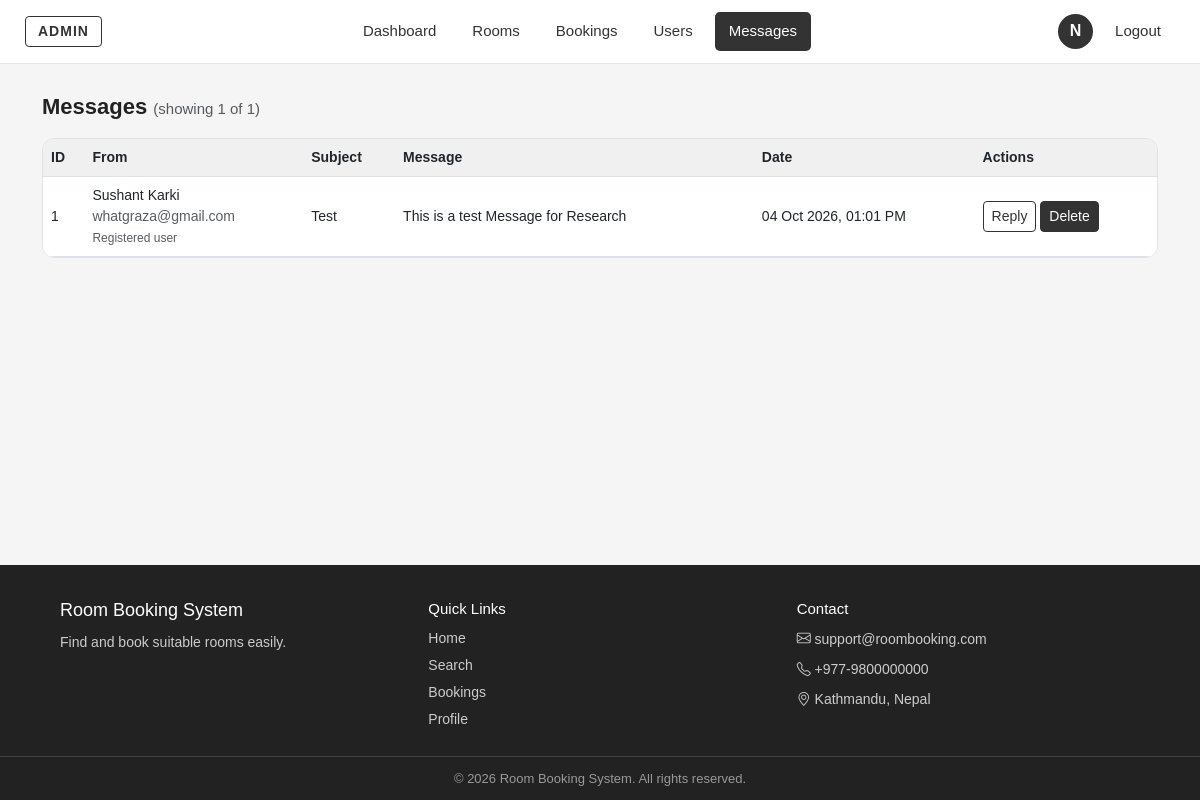
/Admins/manage_messages.php (signed in), run on the app's committed database.
### tables this page shows
CREATE TABLE `contact_messages` (
  `message_id` int(11) NOT NULL,
  `user_id` int(11) DEFAULT NULL,
  `full_name` varchar(100) NOT NULL,
  `email` varchar(100) NOT NULL,
  `subject` varchar(100) NOT NULL,
  `message` text NOT NULL,
  `created_at` timestamp NOT NULL DEFAULT current_timestamp()
);

### Admins/manage_messages.php (the view, shortened to what this page needs)
<?php
include "admin_header.php";
$show = 10;
$result = mysqli_query($conn, "SELECT COUNT(*) FROM contact_messages");
$total_messages = mysqli_fetch_row($result)[0];
$stmt = mysqli_prepare($conn, "SELECT * FROM contact_messages ORDER BY message_id DESC LIMIT ?");
mysqli_stmt_bind_param($stmt, "i", $show);
mysqli_stmt_execute($stmt);
$messages = mysqli_stmt_get_result($stmt);
?>
<div class="page-top">
    <h1 class="page-title">Messages <span class="text-muted" style="font-size:15px; font-weight:normal;">
        (showing <?php echo min($show, $total_messages); ?> of <?php echo $total_messages; ?>)</span></h1>
</div>
<div class="table-box">
    <table class="table align-middle">
        <thead>
            <tr>
                <th>ID</th>
                <th>From</th>
                <th>Subject</th>
                <th>Message</th>
                <th>Date</th>
                <th>Actions</th>
            </tr>
        </thead>
        <tbody>
        <?php if (mysqli_num_rows($messages) > 0) { ?>
            <?php while ($message = mysqli_fetch_assoc($messages)) { ?>
            <tr>
                <td><?php echo (int) $message['message_id']; ?></td>
                <td>
                    <?php echo htmlspecialchars($message['full_name']); ?><br>
                    <span class="text-muted"><?php echo htmlspecialchars($message['email']); ?></span><br>
                    <span class="text-muted" style="font-size:12px;">
                        <?php echo ($message['user_id'] != null) ? 'Registered user' : 'Guest'; ?>
                    </span>
                </td>
                <td><?php echo htmlspecialchars($message['subject']); ?></td>
                <td style="min-width:260px; max-width:420px;">
                    <?php echo nl2br(htmlspecialchars($message['message'])); ?>
                </td>
                <td class="text-nowrap"><?php echo date('d M Y, h:i A', strtotime($message['created_at'])); ?></td>
                <td class="text-nowrap">
                    <a href="mailto:<?php echo htmlspecialchars($message['email']); ?>?subject=<?php echo rawurlencode('Re: ' . $message['subject']); ?>"
                       class="btn btn-outline-dark btn-sm">Reply</a>
                    <form method="POST" action="manage_messages.php" class="d-inline"
                          onsubmit="return confirm('Are you sure you want to delete this message?');">
                        <button type="submit" name="delete_message" class="btn btn-dark btn-sm">Delete</button>
                    </form>
                </td>
            </tr>
            <?php } ?>
        <?php } else { ?>
            <tr><td colspan="6" class="text-center text-muted">No messages yet.</td></tr>
        <?php } ?>
        </tbody>
    </table>
</div>
</div>
<?php $base = "../"; include "../Footer.php"; ?>
</body>
</html>

### Admins/admin.css (style rules this page uses)
body { font-family: Arial, sans-serif; background: #f5f5f5; color: #222222; min-height: 100vh; display: flex; flex-direction: column; }
.page-top { display: flex; justify-content: space-between; align-items: center; flex-wrap: wrap; gap: 10px; margin-bottom: 18px; }
.page-title { font-size: 22px; font-weight: bold; margin: 0; }
.box, .summary-card, .table-box, .admin-room-card { background: #fff; border: 1px solid #e2e2e2; border-radius: 12px; }
.table-box { overflow-x: auto; }
.table-box table { margin: 0; }
.table-box th { background: #f0f0f0; font-size: 14px; white-space: nowrap; }
.table-box td { font-size: 14px; }
.btn-dark { --bs-btn-bg: #333; --bs-btn-border-color: #333; --bs-btn-hover-bg: #555; --bs-btn-hover-border-color: #555; --bs-btn-active-bg: #555; --bs-btn-active-border-color: #555; }
.btn-outline-dark { --bs-btn-color: #333; --bs-btn-border-color: #333; --bs-btn-hover-bg: #333; --bs-btn-hover-border-color: #333; --bs-btn-active-bg: #333; --bs-btn-active-border-color: #333; }

### data on the page
contact_messages: message_id "1", full_name "Sushant Karki", email "whatgraza@gmail.com", shows "Registered user", subject "Test", message "This is a test Message for Research", created_at "04 Oct 2026, 01:01 PM"

### other printed values
$first_letter "N"
min($show, $total_messages) "1"
$total_messages "1"
